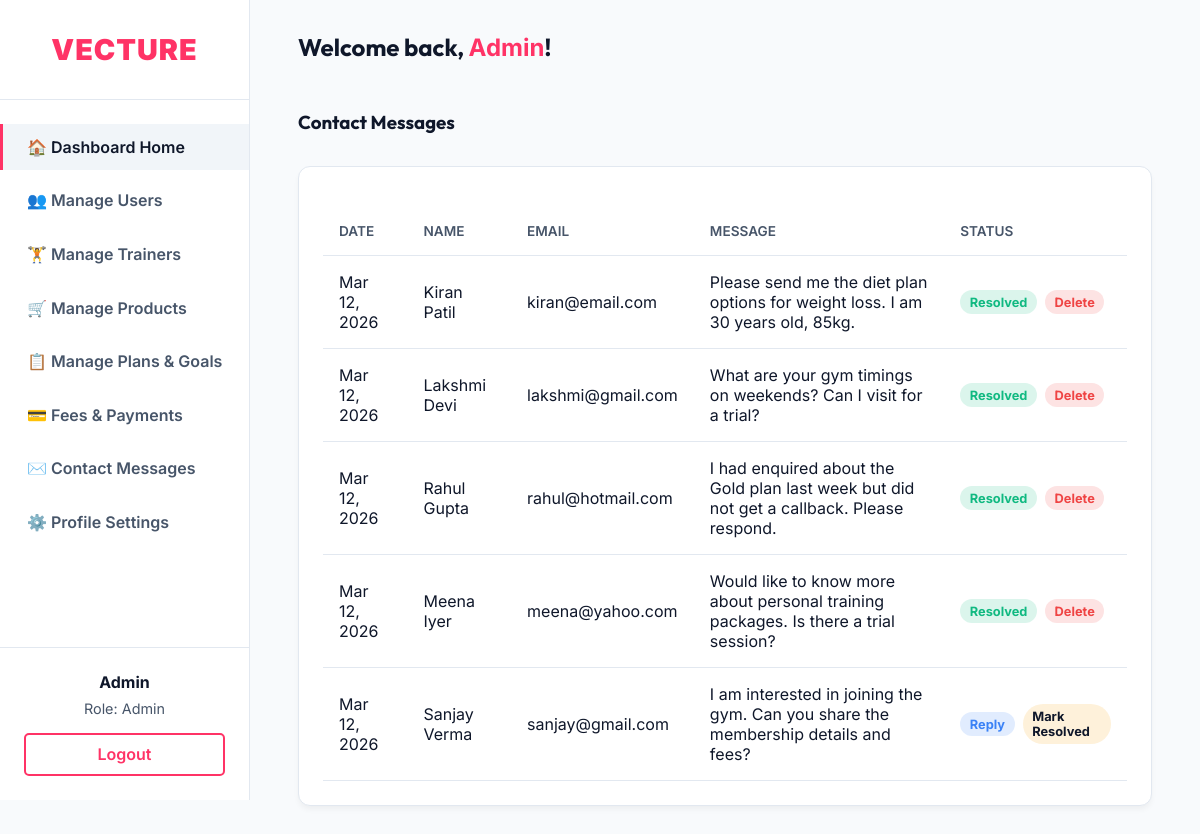
/dashboard/admin/messages/ (signed in), run on an earlier commit of the app's database.
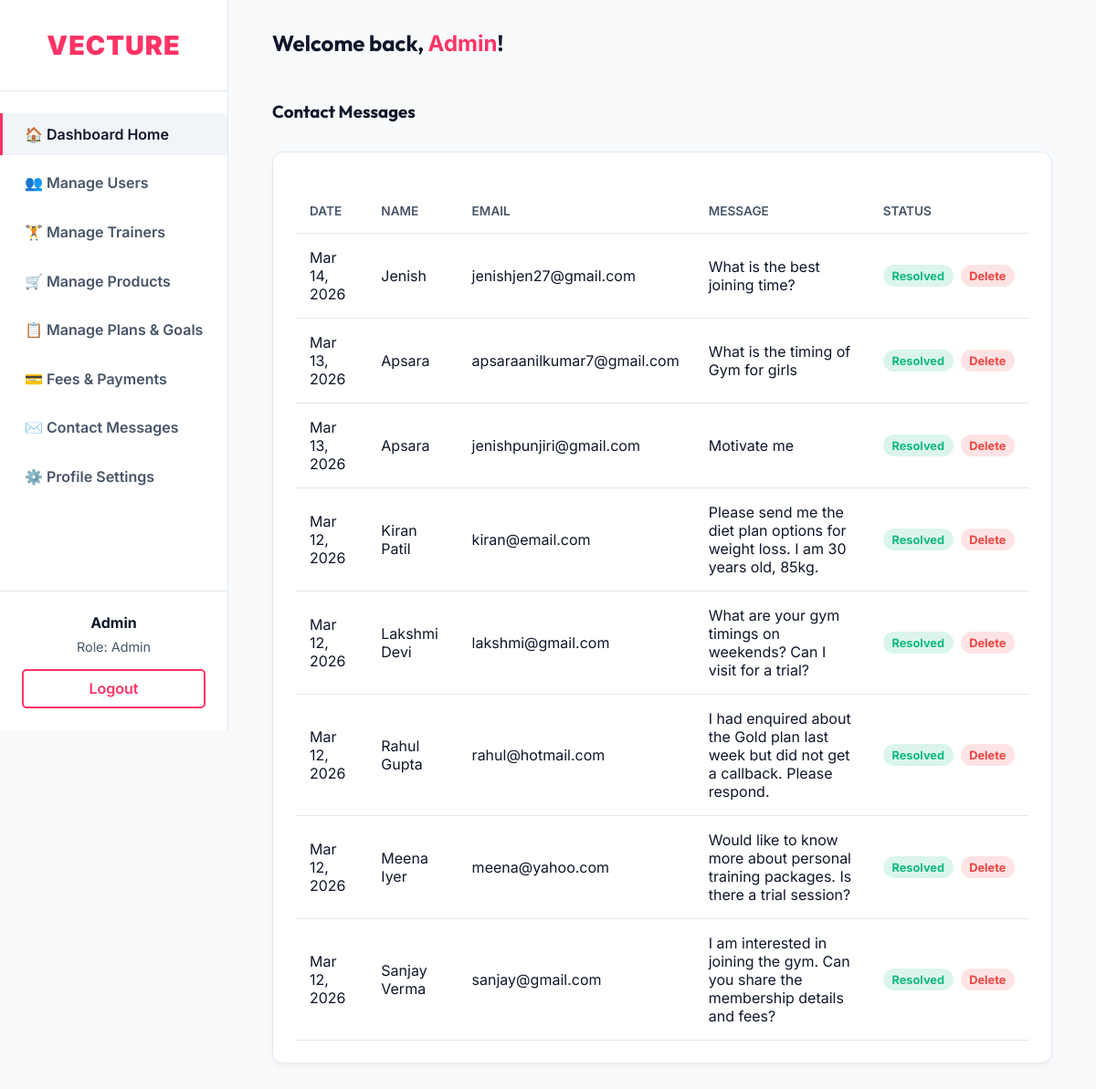
And on a later commit of the database.
### accounts/models.py (models this page shows, shortened)
class User(AbstractUser):
    ROLE_CHOICES = (
        ('admin', 'Admin'),
        ('trainer', 'Trainer'),
        ('member', 'Member'),
    )
    MEMBER_TYPE_CHOICES = (
        ('online', 'Online'),
        ('offline', 'Offline'),
    )
    role = models.CharField(max_length=20, choices=ROLE_CHOICES, default='member')
    member_type = models.CharField(max_length=20, choices=MEMBER_TYPE_CHOICES, blank=True, null=True)
    phone_no = models.CharField(max_length=20, blank=True, null=True)

### core/models.py (models this page shows, shortened)
class ContactMessage(models.Model):
    name = models.CharField(max_length=150)
    email = models.EmailField()
    message = models.TextField()
    date_sent = models.DateTimeField(auto_now_add=True)
    is_resolved = models.BooleanField(default=False)

### dashboard/views.py (the view)
# urls.py: path('admin/messages/', views.admin_messages, name='admin_messages'),
@login_required
def admin_messages(request):
    if not (request.user.is_superuser or request.user.role == 'admin'):
        return redirect('core:home')
    messages_list = ContactMessage.objects.all().order_by('-date_sent')
    return render(request, 'dashboard/admin/messages/list.html', {'contact_messages': messages_list})

### templates/dashboard/admin/messages/list.html (shortened to what this page needs)
{% extends 'dashboard/base_dashboard.html' %}
{% block dashboard_content %}
<div class="topbar" style="margin-bottom: 2rem;">
    <h3 style="margin-bottom: 0;">Contact Messages</h3>
</div>
<div class="card">
    <div class="table-responsive">
        <table>
            <thead>
                <tr>
                    <th>Date</th>
                    <th>Name</th>
                    <th>Email</th>
                    <th>Message</th>
                    <th>Status</th>
                </tr>
            </thead>
            <tbody>
                {% for msg in contact_messages %}
                <tr>
                    <td>{{ msg.date_sent|date:"M d, Y" }}</td>
                    <td>{{ msg.name }}</td>
                    <td>{{ msg.email }}</td>
                    <td>{{ msg.message }}</td>
                    <td>
                        <div style="display: flex; gap: 0.5rem; align-items: center;">
                            {% if msg.is_resolved %}
                            <span class="badge bg-success">Resolved</span>
                            <form method="POST" action="{% url 'dashboard:admin_message_delete' msg.id %}" style="margin: 0;" onsubmit="return confirm('Are you sure you want to delete this message?');">
                                <button type="submit" class="badge bg-danger" style="border: none; cursor: pointer;">Delete</button>
                            </form>
                            {% else %}
                            <button type="button" class="badge" style="background: rgba(59, 130, 246, 0.15); color: #3b82f6; border: none; cursor: pointer;" onclick="document.getElementById('replyDialog{{ msg.id }}').showModal()">Reply</button>
                            <a href="{% url 'dashboard:admin_resolve_message' msg.id %}" class="badge bg-warning" style="text-decoration:none; color:inherit;">Mark Resolved</a>
                            {% endif %}
                        </div>
                    </td>
                </tr>
                {% empty %}
                <tr><td colspan="5" style="text-align: center;">No messages found.</td></tr>
                {% endfor %}
            </tbody>
        </table>
    </div>
</div>
{% endblock %}

### templates/dashboard/base_dashboard.html (shortened to what this page needs)
<!DOCTYPE html>
<html lang="en">
<head>
</head>
<body>
    <nav class="sidebar">
        <div class="sidebar-header">
            <a href="{% url 'core:home' %}" class="brand">Vecture</a>
        </div>
        <ul class="sidebar-menu" id="sidebarMenu">
            <li><a href="{% url 'dashboard:dashboard_home' %}" class="active">🏠 Dashboard Home</a></li>
            {% if user.role == 'admin' or user.is_superuser %}
                <li><a href="{% url 'dashboard:admin_users' %}">👥 Manage Users</a></li>
                <li><a href="{% url 'dashboard:admin_trainers' %}">🏋️ Manage Trainers</a></li>
                <li><a href="{% url 'dashboard:admin_products' %}">🛒 Manage Products</a></li>
                <li><a href="{% url 'dashboard:admin_plans' %}">📋 Manage Plans & Goals</a></li>
                <li><a href="{% url 'dashboard:admin_payments' %}">💳 Fees & Payments</a></li>
                <li><a href="{% url 'dashboard:admin_messages' %}">✉️ Contact Messages</a></li>
            {% endif %}
            {% if user.role == 'admin' or user.is_superuser %}
                <li><a href="{% url 'dashboard:admin_profile' %}">⚙️ Profile Settings</a></li>
            {% elif user.role == 'trainer' %}
                <li><a href="{% url 'dashboard:trainer_profile' %}">⚙️ Profile Settings</a></li>
            {% elif user.role == 'member' %}
                <li><a href="{% url 'dashboard:member_profile' %}">⚙️ Profile Settings</a></li>
            {% endif %}
        </ul>
        <div class="user-info" id="sidebarUserInfo">
            <p style="font-weight: bold; margin-bottom: 0.5rem;">{{ user.username|title }}</p>
            <p style="color: var(--text-muted); font-size: 0.9rem; margin-bottom: 1rem;">Role: {{ user.get_role_display }}</p>
            <a href="{% url 'accounts:logout' %}" class="btn btn-outline" style="width: 100%; display:block; text-align:center;">Logout</a>
        </div>
    </nav>
    <main class="main-content">
        <div class="topbar">
            <h2>Welcome back, <span style="color: var(--primary);">{{ user.username|title }}</span>!</h2>
        </div>
        {% block dashboard_content %}{% endblock %}
    </main>
</body>
</html>

### templates/dashboard/base_dashboard.html (style rules this page uses)
:root { --primary: #FF3366; --primary-dark: #cc0033; --bg-dark: #f8fafc; --bg-card: #ffffff; --bg-hover: #f1f5f9; --text-light: #0f172a; --text-muted: #475569; --border: #e2e8f0; --sidebar-width: 250px; }
* { margin: 0; padding: 0; box-sizing: border-box; font-family: 'Inter', sans-serif; }
body { background-color: var(--bg-dark); color: var(--text-light); display: flex; min-height: 100vh; }
h1, h2, h3, h4 { font-family: 'Outfit', sans-serif; }
.sidebar { width: var(--sidebar-width); background-color: var(--bg-card); border-right: 1px solid var(--border); display: flex; flex-direction: column; position: fixed; height: 100vh; overflow-y: auto; z-index: 100; }
.sidebar-header { padding: 2rem 1.5rem; text-align: center; border-bottom: 1px solid var(--border); }
.sidebar-header .brand { font-size: 1.8rem; color: var(--primary); text-decoration: none; font-weight: 900; letter-spacing: 1px; text-transform: uppercase; }
.sidebar-menu { list-style: none; flex-grow: 1; padding: 1.5rem 0; }
.sidebar-menu li { margin-bottom: 0.5rem; }
.sidebar-menu a { display: block; padding: 0.8rem 1.5rem; color: var(--text-muted); text-decoration: none; font-weight: 600; transition: all 0.3s; border-left: 3px solid transparent; }
.sidebar-menu a:hover, .sidebar-menu a.active { color: var(--text-light); background-color: var(--bg-hover); border-left-color: var(--primary); }
.user-info { padding: 1.5rem; border-top: 1px solid var(--border); text-align: center; }
.main-content { flex-grow: 1; margin-left: var(--sidebar-width); padding: 2rem 3rem; overflow-y: auto; width: 100%; }
.topbar { display: flex; justify-content: space-between; align-items: center; margin-bottom: 3rem; }
.card { background: var(--bg-card); border-radius: 12px; padding: 1.5rem; border: 1px solid var(--border); box-shadow: 0 4px 6px -1px rgba(0, 0, 0, 0.05); margin-bottom: 1.5rem; }
.btn { background: linear-gradient(135deg, var(--primary), var(--primary-dark)); color: white; padding: 0.6rem 1.2rem; border-radius: 5px; text-decoration: none; font-weight: 600; border: none; cursor: pointer; transition: transform 0.3s, box-shadow 0.3s; display: inline-flex; align-items: center; justify-content: center; }
.btn-outline { background: transparent; border: 2px solid var(--primary); color: var(--primary); }
.table-responsive { overflow-x: auto; width: 100%; }
table { width: 100%; border-collapse: collapse; margin-top: 1rem; }
th, td { padding: 1rem; text-align: left; border-bottom: 1px solid var(--border); }
th { color: var(--text-muted); font-weight: 600; text-transform: uppercase; font-size: 0.85rem; }
.badge { padding: 0.3rem 0.6rem; border-radius: 20px; font-size: 0.8rem; font-weight: bold; }
.bg-success { background: rgba(16, 185, 129, 0.15); color: #10b981; }
.bg-danger { background: rgba(239, 68, 68, 0.15); color: #ef4444; }

What changed in the data, as far as the page shows it:
added ContactMessage: date_sent "Mar 14, 2026", name "Jenish", email "jenishjen27@gmail.com", message "What is the best joining time?", is_resolved "Resolved"
added ContactMessage: date_sent "Mar 13, 2026", name "Apsara", email "apsaraanilkumar7@gmail.com", message "What is the timing of Gym for girls", is_resolved "Resolved"
added ContactMessage: date_sent "Mar 13, 2026", name "Apsara", email "jenishpunjiri@gmail.com", message "Motivate me", is_resolved "Resolved"
changed ContactMessage "Sanjay Verma": is_resolved "Reply Mark Resolved" → "Resolved Delete"
